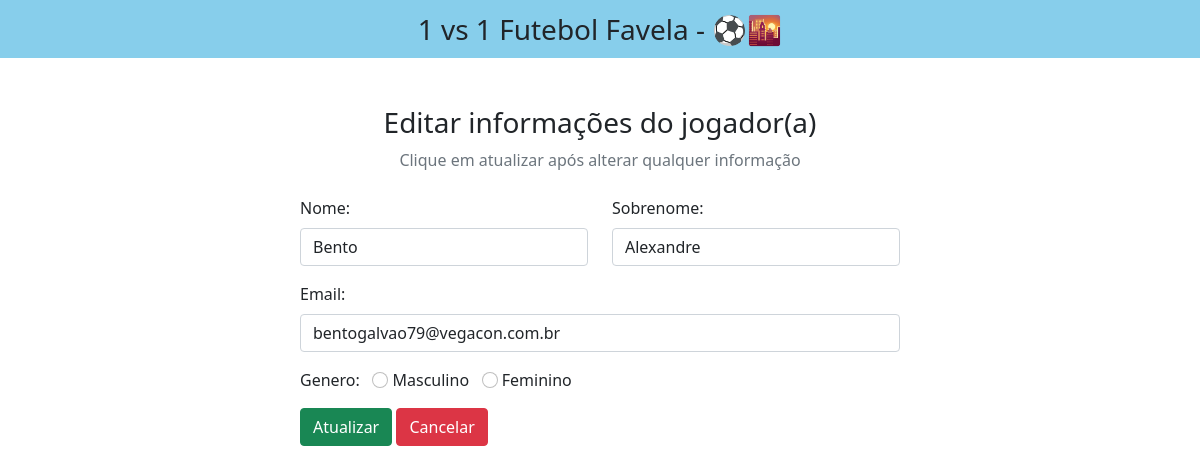
/edit.php?id=14, run on the app's committed database.
### tables this page shows
CREATE TABLE `usuario` (
  `id` int(100) NOT NULL,
  `primeiro_nome` varchar(100) NOT NULL,
  `sobrenome` varchar(100) NOT NULL,
  `email` varchar(100) NOT NULL,
  `genero` varchar(100) NOT NULL
);

### edit.php (the view, shortened to what this page needs)
<?php
include "db_conn.php";
$id = $_GET["id"];
?>
<!DOCTYPE html>
<html lang="pt-br">
<head>
    <link href="https://cdn.jsdelivr.net/npm/bootstrap@5.0.2/dist/css/bootstrap.min.css" rel="stylesheet">
    <link rel="stylesheet" href="https://cdnjs.cloudflare.com/ajax/libs/font-awesome/6.4.0/css/all.min.css" />
</head>
<body>
    <nav class="navbar navbar-light justify-content-center fs-3 mb-5" style="background-color: #87CEEB;">
        1 vs 1 Futebol Favela - ⚽🌇
    </nav>
    <div class="container">
        <div class="text-center mb-4">
            <h3>Editar informações do jogador(a)</h3>
            <p class="text-muted">Clique em atualizar após alterar qualquer informação</p>
        </div>
        <?php
        $sql = "SELECT * FROM `usuario` WHERE id = $id LIMIT 1";
        $result = mysqli_query($conn, $sql);
        $row = mysqli_fetch_assoc($result);
        ?>
        <div class="container d-flex justify-content-center">
            <form action="" method="post" style="width:50vw; min-width:300px;">
                <div class="row mb-3">
                    <div class="col">
                        <label class="form-label">Nome:</label>
                        <input type="text" class="form-control" name="primeiro_nome" value="<?php echo $row['primeiro_nome'] ?>">
                    </div>
                    <div class="col">
                        <label class="form-label">Sobrenome:</label>
                        <input type="text" class="form-control" name="sobrenome" value="<?php echo $row['sobrenome'] ?>">
                    </div>
                </div>
                <div class="mb-3">
                    <label class="form-label">Email:</label>
                    <input type="email" class="form-control" name="email" value="<?php echo $row['email'] ?>">
                </div>
                <div class="form-group mb-3">
                    <label>Genero:</label>
                    <input type="radio" class="form-check-input" name="genero" id="masculino" value="masculino" <?php echo ($row["genero"] == 'male') ? "checked" : ""; ?>>
                    <label for="male" class="form-input-label">Masculino</label>
                    <input type="radio" class="form-check-input" name="genero" id="feminino" value="feminino" <?php echo ($row["genero"] == 'feminino') ? "checked" : ""; ?>>
                    <label for="female" class="form-input-label">Feminino</label>
                </div>
                <div>
                    <button type="submit" class="btn btn-success" name="submit">Atualizar</button>
                    <a href="index.php" class="btn btn-danger">Cancelar</a>
                </div>
            </form>
        </div>
    </div>
</body>
</html>

### data on the page
usuario: primeiro_nome "Bento", sobrenome "Alexandre", email "bentogalvao79@vegacon.com.br"
